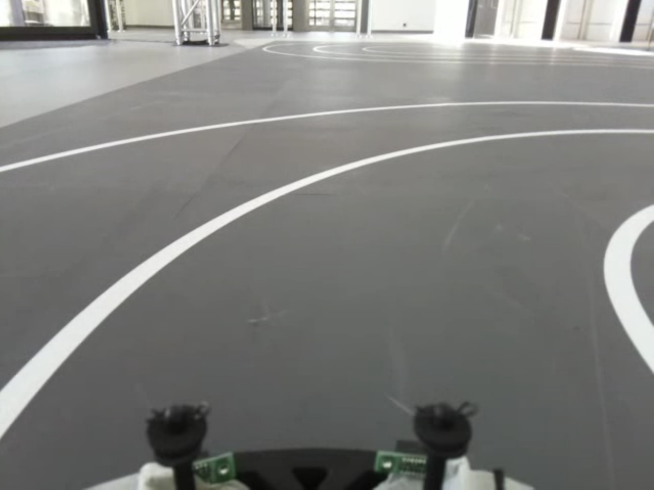
#> input picture dreapta.png, 1307 x 979 px, given in place of the camera (shown at 1/2 size)
$ python test-camera.py
#> lines starting #> are read from the running program, lines starting #| are printed output that depends on the picture; after the words box and inside, x2 and y2 are one past the last pixel; in counts of white or black regions, pixels touching at a corner belong together
import cv2
import time

cap = cv2.VideoCapture(0)
time.sleep(0.1)

while cap.isOpened():
    ret, frame_mare = cap.read()
#> frame_mare is the input picture: shape (979, 1307, 3); mean B, G, R 124.4, 127.2, 126.5
    if ret is False:
        break
    H, W, _ = frame_mare.shape
#> H = 979; W = 1307
    if H > 480 and W > 640:
        frame = cv2.resize(frame_mare, (640, 480), interpolation=cv2.INTER_AREA)
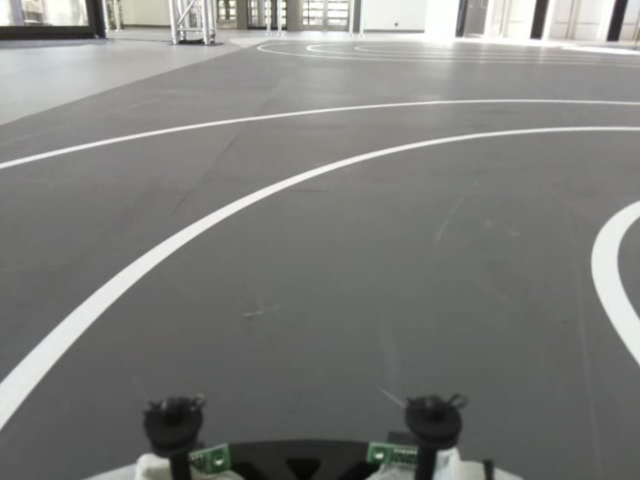
#> frame: shape (480, 640, 3); mean B, G, R 124.4, 127.2, 126.5
    else:
        frame = frame_mare

    gray = cv2.cvtColor(frame, cv2.COLOR_BGR2GRAY)
    ret, binarization = cv2.threshold(gray, 180, 255, cv2.THRESH_BINARY)
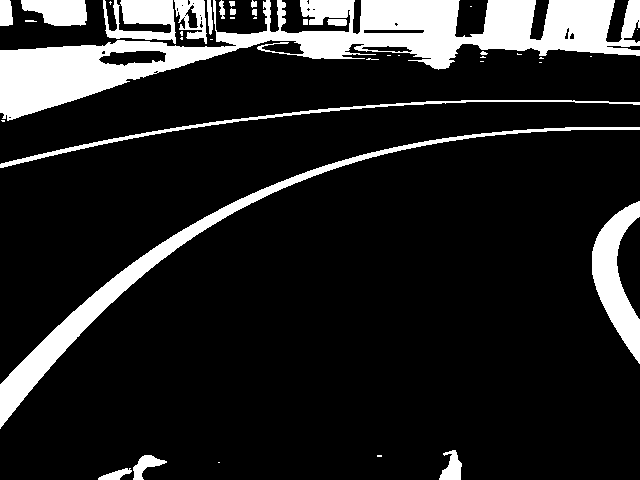
#> binarization: shape (480, 640); 14.5% white; 41 white regions (20 under 20 px), largest, box (x1, y1, x2, y2) and area: (0, 0, 640, 121) 25071, (0, 127, 640, 429) 7814, (592, 201, 640, 364) 3673
    cv2.imshow("frame", frame)
    cv2.imshow("binarizare", binarization)
    cv2.waitKey(1)  # 1=readare automata // 0=redare la buton
    if cv2.waitKey(1) & 0xFF == ord('q'):
#> (key q is pressed here)
        break

cap.release()
cv2.destroyAllWindows()

$ run again, on inainte.png
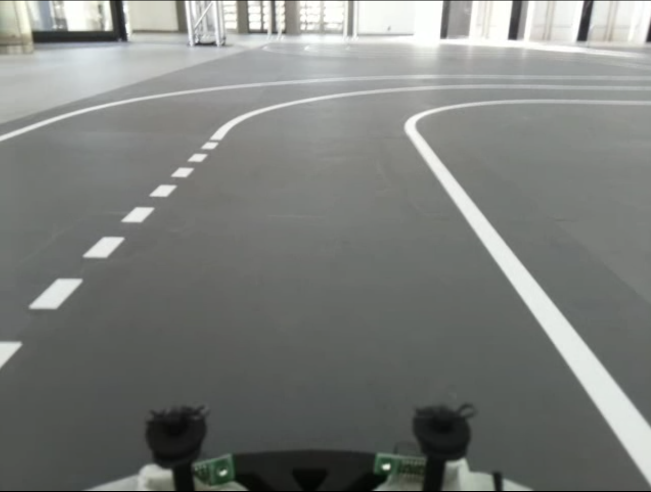
#> input picture inainte.png, 1302 x 983 px, given in place of the camera (shown at 1/2 size)
#> frame_mare is the input picture: shape (983, 1302, 3); mean B, G, R 123.4, 126.6, 124.1
#> `frame = cv2.resize(frame_mare, (640, 480), interpolation=cv2.INTER_AREA)`:
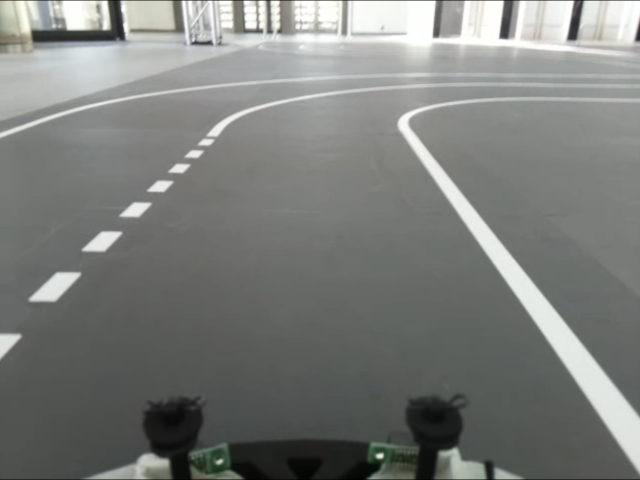
#> frame: shape (480, 640, 3); mean B, G, R 123.4, 126.6, 124.1
#> `ret, binarization = cv2.threshold(gray, 180, 255, cv2.THRESH_BINARY)`:
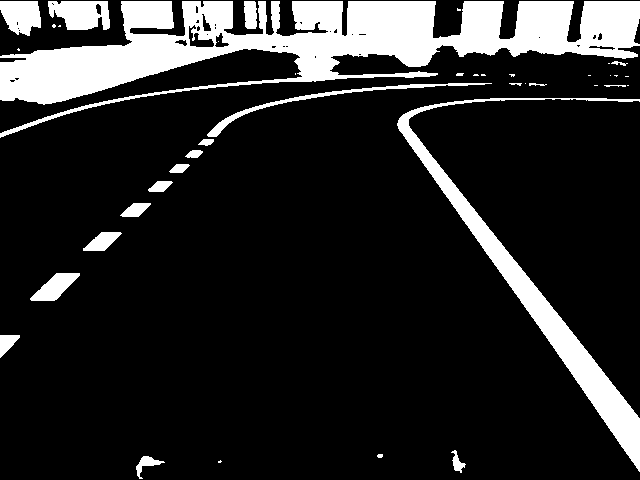
#> binarization: shape (480, 640); 15.5% white; 40 white regions (18 under 20 px), largest, box (x1, y1, x2, y2) and area: (0, 1, 640, 138) 31997, (397, 98, 640, 472) 8992, (48, 1, 110, 30) 1387
